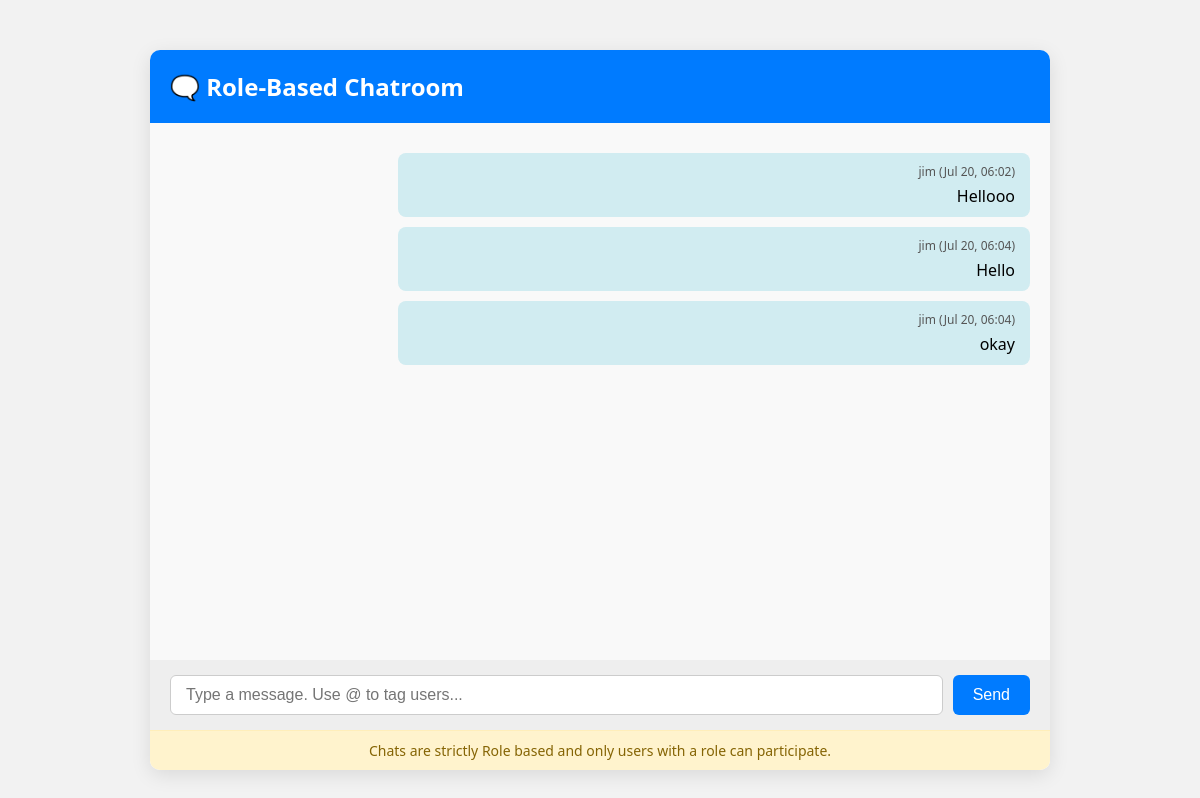
/ (signed in), run on the app's committed database.
### chat/models.py (models this page shows, shortened)
class Message(models.Model):
    sender = models.ForeignKey(User, on_delete=models.CASCADE)
    content = models.TextField()
    timestamp = models.DateTimeField(auto_now_add=True)
    visible_to_roles = models.ManyToManyField(Role, blank=True)
    visible_to_users = models.ManyToManyField(User, related_name='visible_messages', blank=True)

class User(AbstractUser):
    role = models.ForeignKey(Role, on_delete=models.SET_NULL, null=True, blank=True)

### chat/views.py (the view)
# urls.py: path('', chat_view, name='home'),  # ✅ Root path now points to chat view
@login_required
def chat_view(request):
    user = request.user
    user_role = user.role
    if not user_role:
        return render(request, 'chat/no_role.html', {
            'message': 'You do not have a role assigned. Please contact the admin.'
        })
    messages = Message.objects.filter(
        Q(sender=user) |
        Q(visible_to_roles=user_role) |
        Q(visible_to_users=user)
    ).distinct().order_by('timestamp')
    if request.method == "POST":
        form = MessageForm(request.POST)
        if form.is_valid():
            message = form.save(commit=False)
            message.sender = user
            message.save()
            mentioned_usernames = re.findall(r'@([\w.@+-]+)', message.content)
            mentioned_users = User.objects.filter(username__in=mentioned_usernames)
            if user.role:
                mentioned_users = mentioned_users.filter(
                    role__hierarchy_level__lt=user.role.hierarchy_level
                )
            message.visible_to_users.set(mentioned_users)
            message.visible_to_roles.set([user.role])
            message.save()
            return redirect('home')
    else:
        form = MessageForm()
    return render(request, 'chat/chat.html', {
        'messages': messages,
        'form': form
    })

### chat/forms.py
class MessageForm(forms.ModelForm):
    content = forms.CharField(widget=forms.TextInput(attrs={
        'placeholder': 'Type a message. Use @ to tag users...',
        'autocomplete': 'off',
        'id': 'message-input'
    }))
    class Meta:
        model = Message
        fields = ['content']

### chat/templates/chat/chat.html (shortened to what this page needs)
<!DOCTYPE html>
<html lang="en">
<head>
</head>
<body>
    <div class="chat-container">
        <div class="chat-header">
            🗨️ Role-Based Chatroom
        </div>
        <div class="chat-messages">
            {% for message in messages %}
                <div class="message {% if message.sender == user %}user{% else %}other{% endif %}">
                    <div class="meta">
                        {{ message.sender.username }} ({{ message.timestamp|date:"M d, H:i" }})
                    </div>
                    <div class="content">
                        {{ message.content }}
                    </div>
                </div>
            {% empty %}
                <p>No messages yet.</p>
            {% endfor %}
        </div>
        <form class="chat-form" method="post">
            {{ form.content }}
            <button type="submit">Send</button>
        </form>
        {% if not user_has_role %}
            <div class="no-role-msg">
                Chats are strictly Role based and only users with a role can participate.
            </div>
        {% endif %}
    </div>
</body>
</html>

### chat/templates/chat/chat.html (style rules this page uses)
body { font-family: 'Segoe UI', sans-serif; background: #f2f2f2; margin: 0; padding: 0; }
.chat-container { width: 80%; max-width: 900px; margin: 50px auto; background: #ffffff; box-shadow: 0 5px 20px rgba(0,0,0,0.1); border-radius: 10px; overflow: hidden; display: flex; flex-direction: column; height: 90vh; }
.chat-header { padding: 20px; background: #007bff; color: #fff; font-size: 24px; font-weight: bold; }
.chat-messages { flex-grow: 1; padding: 20px; overflow-y: auto; background-color: #f9f9f9; }
.message { padding: 10px 15px; margin: 10px 0; border-radius: 8px; max-width: 70%; clear: both; }
.message.user { background: #d1ecf1; margin-left: auto; text-align: right; }
.message .meta { font-size: 12px; color: #555; margin-bottom: 5px; }
.chat-form { padding: 15px 20px; background: #eeeeee; display: flex; }
.chat-form input[type="text"] { flex: 1; padding: 10px 15px; font-size: 16px; border: 1px solid #ccc; border-radius: 6px; margin-right: 10px; }
.chat-form button { background: #007bff; color: white; border: none; padding: 10px 20px; font-size: 16px; border-radius: 6px; cursor: pointer; }
.no-role-msg { text-align: center; padding: 10px; background: #fff3cd; color: #856404; font-size: 14px; border-top: 1px solid #ffeeba; }

### data on the page
Message: sender.username "jim", timestamp "Jul 20, 06:02", content "Hellooo"
Message: sender.username "jim", timestamp "Jul 20, 06:04", content "Hello"
Message: sender.username "jim", timestamp "Jul 20, 06:04", content "okay"
